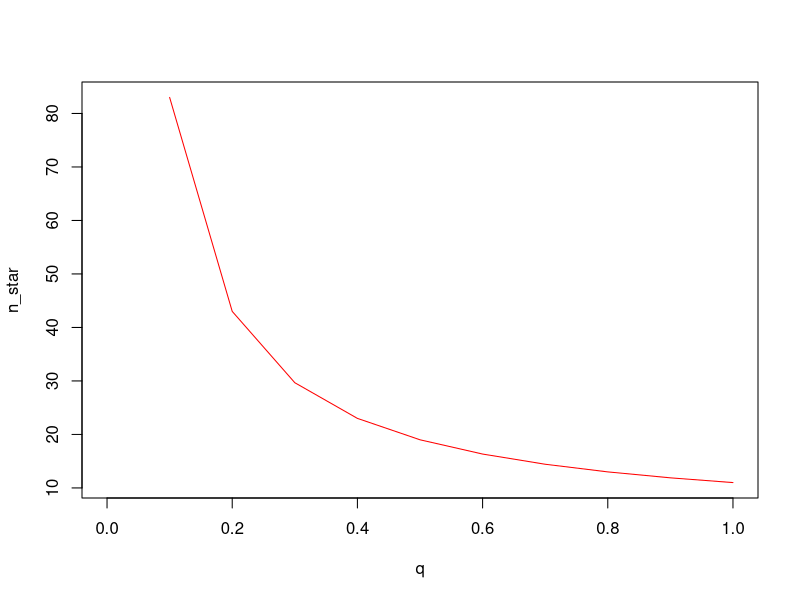
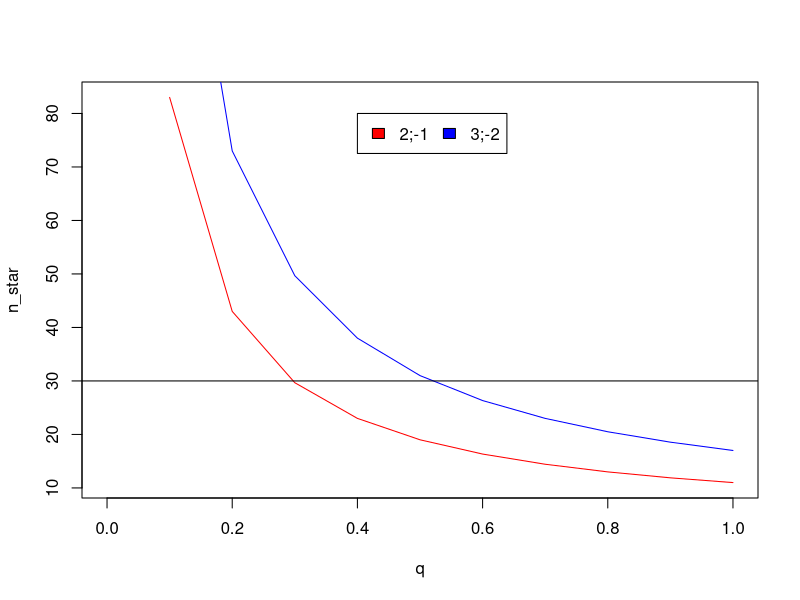
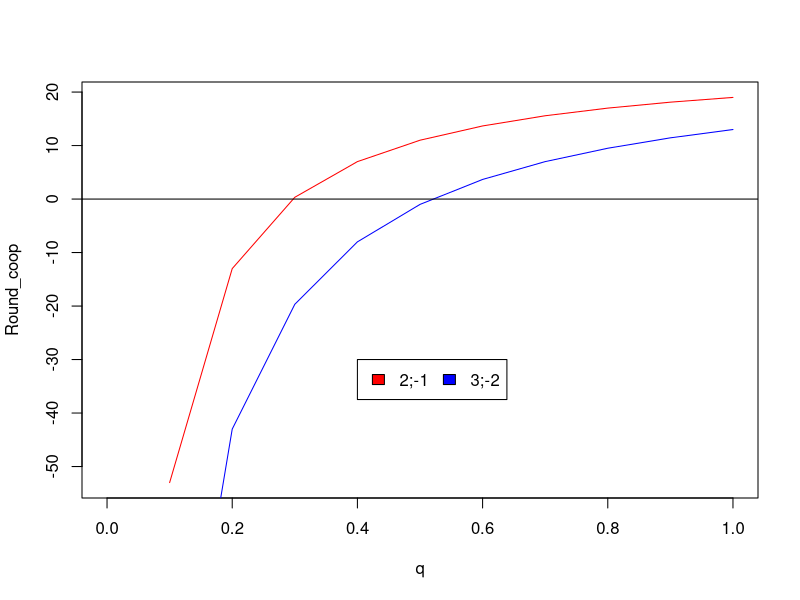

Reproduce these figures in R, in order.
## ---- chunk 1
# Payoffs - Scenario 1
a = 2
b = -1
# Probability q and number of rounds
q = seq(0, to = 1, by = .1)
N = 30
## ---- chunk 2
n_star = 1+(2*a - 4*b +2*q)/q
## ---- chunk 3
plot(q, n_star, type = "l", col="red")
## ---- chunk 4
# Payoffs - Scenario 2
a2 = 3
b2 = -2
n_star_2 = 1+(2*a2 - 4*b2 +2*q)/q
## ---- chunk 5
plot(q, n_star, type = "l", col="red")
lines(q, n_star_2, col= "blue")
abline(h=N)
legend(x=.4,y=80, legend = c("2;-1", "3;-2"), fill = c("red", "blue"),  horiz = T)
## ---- chunk 6
Round_coop= N- n_star
Round_coop2=N-n_star_2
plot(q, Round_coop, type = "l", col="red")
lines(q, Round_coop2, col= "blue")
legend(x=.4,y=-30, legend = c("2;-1", "3;-2"), fill = c("red", "blue"),  horiz = T)
abline(h=0)
